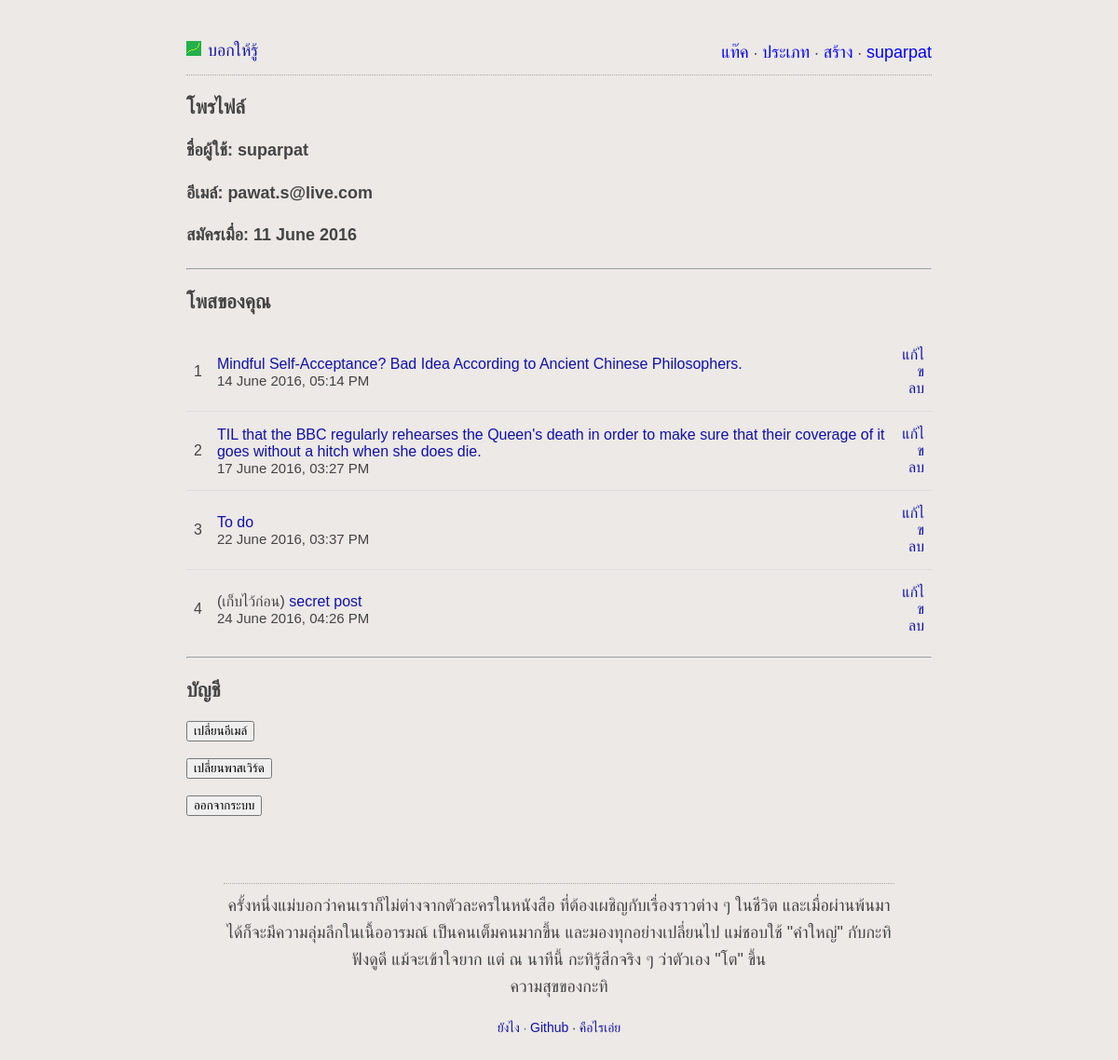
Before: /profile.php (signed in) with the older database file.
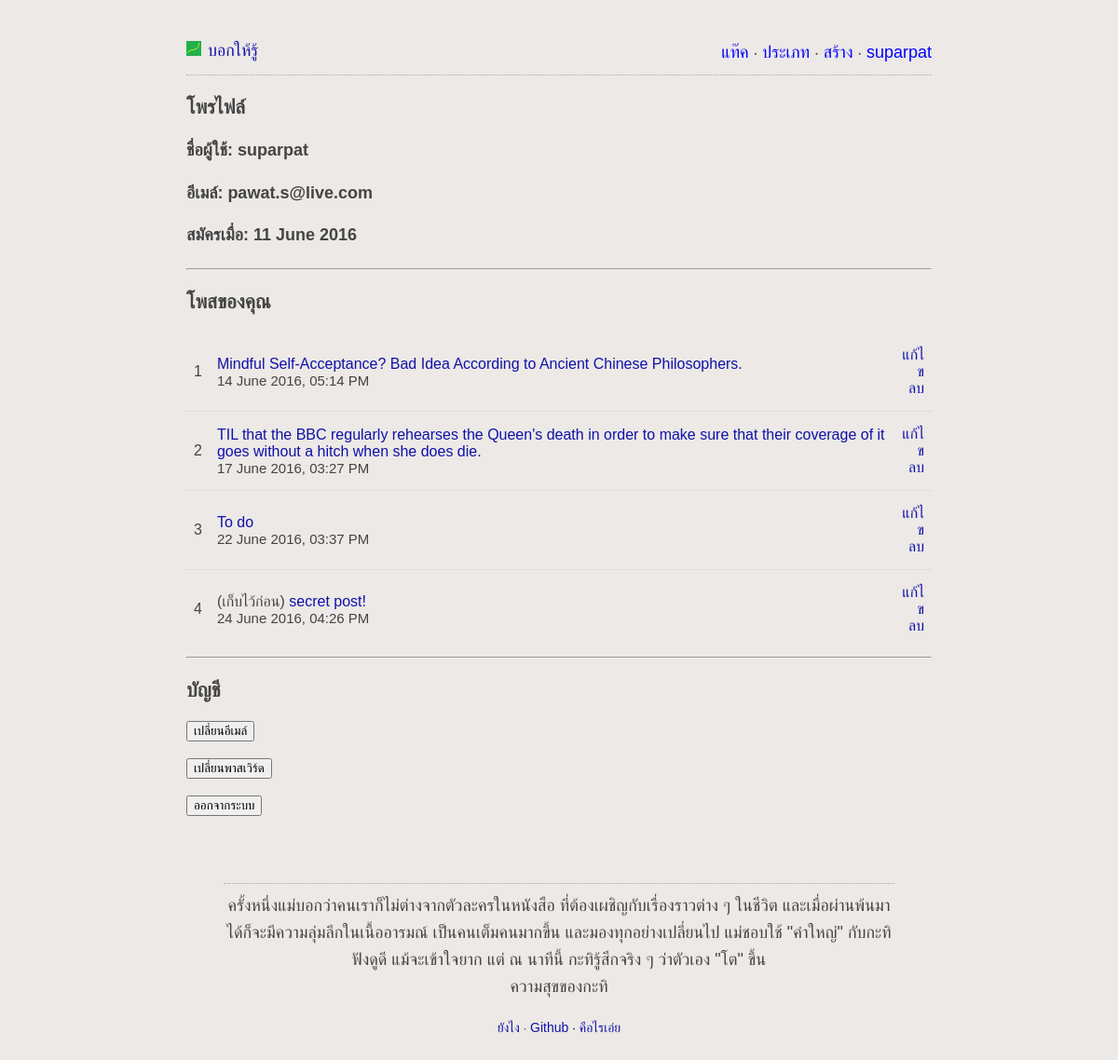
After: the same page with the newer database file.
### tables this page shows
CREATE TABLE IF NOT EXISTS `posts` (
  `id` int(11) NOT NULL AUTO_INCREMENT,
  `subject` varchar(300) NOT NULL,
  `content` text NOT NULL,
  `uid` int(11) NOT NULL,
  `votes` int(11) NOT NULL DEFAULT '0',
  `created_at` timestamp NOT NULL DEFAULT CURRENT_TIMESTAMP,
  `updated_at` timestamp NULL DEFAULT CURRENT_TIMESTAMP ON UPDATE CURRENT_TIMESTAMP,
  `draft` tinyint(1) NOT NULL DEFAULT '0',
  PRIMARY KEY (`id`),
  KEY `author` (`uid`)
);

### languages/lang.th.php (called while the page is built)
<?php
	$lang['learny'] = "บอกให้รู้";
	$lang['register'] = "สมัคร";
	$lang['login'] = "เข้าใช้";
	$lang['email'] = "อีเมล์";
	$lang['username'] = "ชื่อผู้ใช้";
	$lang['password'] = "พาสเวิร์ด";
	$lang['tags'] = "แท๊ค";
	$lang['types'] = "ประเภท";
	$lang['create'] = "สร้าง";
	$lang['Create'] = "สร้าง";
	$lang['how-to'] = "ยังไง";
	$lang['about'] = "คือไรเอ่ย";
	$lang['edit-post'] = "แก้ไข";
	$lang['delete'] = "ลบ";
	$lang['comment'] = "แสดงความคิดเห็น";
	$lang['submit'] = "ส่ง";
	$lang['login-submit'] = "เข้าใช้";
	$lang['new-posts'] = "โพสมาใหม่";
	$lang['publish'] = "บอกให้โลกรู้";
	$lang['save-draft'] = "เก็บไว้ก่อน";
	$lang['profile'] = "โพรไฟล์";
	$lang['your-posts'] = "โพสของคุณ";
	$lang['since'] = "สมัครเมื่อ";
	$lang['account'] = "บัญชี";
	$lang['change-email'] = "เปลี่ยนอีเมล์";
	$lang['change-password'] = "เปลี่ยนพาสเวิร์ด";
	$lang['logout'] = "ออกจากระบบ";
	$lang['draft'] = "เก็บไว้ก่อน";
	$lang['forgot-password'] = "ลืมพาสเวิร์ด";
	$lang['submit-forgot-password'] = "ส่งอีเมล์รีเซ็ตพาสเวิร์ด";
	$lang['set-new-password'] = "ตั้งรหัสใหม่";
?>

### lib/userClass.php (called while the page is built, shortened)
<?php
	class userClass{
		public function userDetails($uid){
			try{
				$db = getDB();
				$stmt = $db->prepare("SELECT uid,email,username,users.created_at FROM users WHERE uid=:uid");
				$stmt->bindParam("uid", $uid,PDO::PARAM_INT);
				$stmt->execute();
				$data = $stmt->fetch(PDO::FETCH_OBJ);
				return $data;
			}
			catch(PDOException $e) {
				echo '{"error":{"text":'. $e->getMessage() .'}}';
			}
		}
	}
?>

### lib/config.php (called while the page is built, shortened)
<?php
	function isLoggedIn(){
		if(empty($_SESSION['uid'])){
			return false;
		}
		else{
			$session_uid=$_SESSION['uid'];
			include('userClass.php');
			$userClass = new userClass();
			$userDetails = $userClass->userDetails($session_uid);
			return true;
		}
	}
	$isLoggedIn = isLoggedIn();
?>

### lib/postClass.php (called while the page is built, shortened)
<?php
	class postClass{
		public function fetchAUsersPosts($uid){
			try{
				$db = getDB();
				$stmt = $db->prepare("SELECT id, subject, content, uid, draft, posts.created_at FROM posts WHERE uid=:uid");
				$stmt->bindParam("uid", $uid,PDO::PARAM_STR) ;
				$stmt->execute();
				$data = $stmt->fetchAll(PDO::FETCH_OBJ);
				return $data;
			}
			catch(PDOException $e) {
				echo '{"error":{"text":'. $e->getMessage() .'}}';
			}
		}
	}
?>

### profile.php (the view, shortened to what this page needs)
<?php
	require('lib/config.php');
	require('lib/postClass.php');
	$postClass = new postClass();
	$posts = $postClass->fetchAUsersPosts($userDetails->uid);
?>
<html>
	<head>
		<?php include 'partials/header.php' ?>
	</head>
	<body>
		<div id="content">
			<?php include 'partials/top_menu.php' ?>
			<header>
				<h3><?php echo $lang['profile']; ?></h3>
			</header>
			<h4><?php echo $lang['username']; ?>: <?php echo $userDetails->username; ?></h4>
			<h4><?php echo $lang['email']; ?>: <?php echo $userDetails->email; ?></h4>
			<h4><?php echo $lang['since']; ?>: <?php echo date('j F Y',strtotime($userDetails->created_at)); ?></h4>
			<hr>
			<header>
				<h3><?php echo $lang['your-posts']; ?></h3>
			</header>
			<table>
				<?php
					foreach ($posts as $key=>$post){
						echo "<tr><td>".($key+1)."</td>";
						echo "<td>";
						if($post->draft){
							echo " (".$lang['draft'].") ";
						}
						echo "<a href=post.php?id=$post->id>".htmlspecialchars($post->subject, ENT_QUOTES, 'UTF-8').
						"</a><br><span style='font-size:15px;'>".date('j F Y\, h:i A', strtotime($post->created_at));
						echo "</td><td style='text-align:right'>
						<a href='edit_post.php?id=".$post->id."'>".$lang['edit-post']."</a><br>
						<a href='javascript:deletePost($post->id)'>".$lang['delete']."</a> ";
					    echo "</span></td></tr>";
					}
				?>
			</table>
			<hr>
			<header>
				<h3><?php echo $lang['account']; ?></h3>
			</header>
			<p>
				<form action="change_email.php">
				    <input type="submit" value="<?php echo $lang['change-email']; ?>">
				</form>
			</p>
			<p>
				<button onclick="changePassword()"><?php echo $lang['change-password']; ?></button>
			</p>
			<p>
				<form action="logout.php">
				    <input type="submit" value="<?php echo $lang['logout']; ?>">
				</form>
			</p>
			<?php include 'partials/quote_block.php' ?>
			<?php include 'partials/footer.php' ?>
		</div>
	</body>
</html>

Changed rows visible on the page:
changed posts: subject "secret post" → "secret post!"
